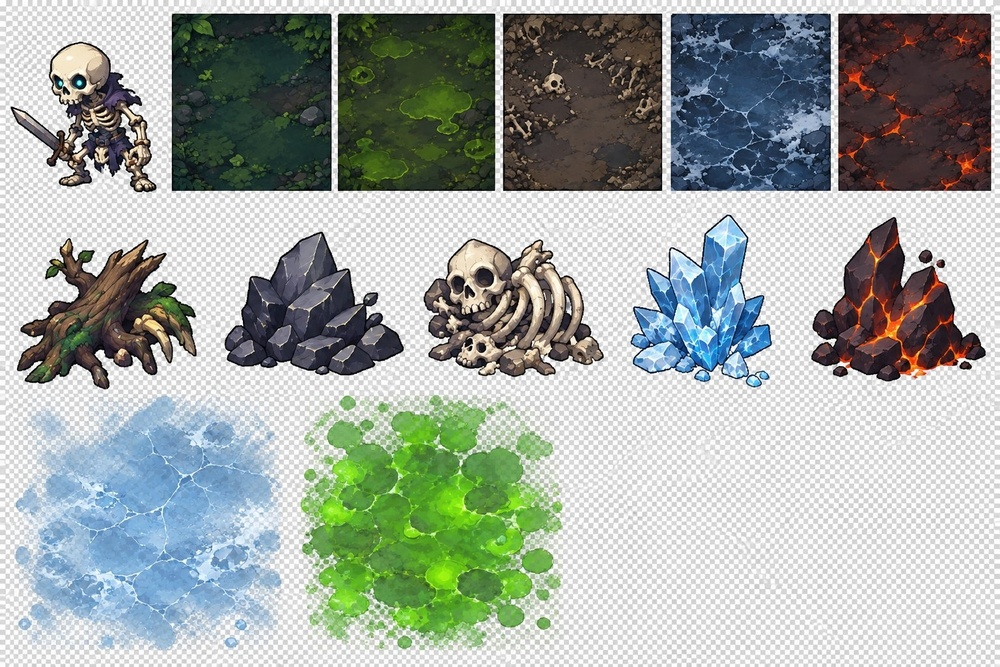
#> input picture assets/source/scene.jpg, 1000 x 667 px, shrunk from 1536 x 1024 before the run
$ python split_scene.py
#> lines starting #> are read from the running program, lines starting #| are printed output that depends on the picture; after the words box and inside, x2 and y2 are one past the last pixel; in counts of white or black regions, pixels touching at a corner belong together
#> in main, img is the input picture: PIL image 1000x667 RGB; mean R, G, B 160.8, 168.4, 162.9
# -*- coding: utf-8 -*-
"""场景素材自动分割：棋盘格背景转透明 → 按版面语义命名输出 PNG。

用法：python scripts/split_scene.py [源图路径]
源图默认 assets/source/scene.jpg。
版面：第 1 行 = 骷髅 + 5 张地面；第 2 行 = 5 个障碍物；第 3 行 = 冰面/毒池。
"""
import os
import sys
from collections import deque

import numpy as np
from PIL import Image, ImageFilter

ROOT = os.path.dirname(os.path.dirname(os.path.abspath(__file__)))
SRC = os.path.join(ROOT, 'assets', 'source', 'scene.jpg')
CLIPBOARD = r'C:\Users\lfy10\.workbuddy\clipboard-images\clipboard-2026-11-27T01-59-07-173Z-eb125903.jpg'
PAD = 3


def bands(values, threshold, merge_gap=6):
    """一维投影非背景带，间隔小于 merge_gap 的相邻带合并。"""
    on = values > threshold
    raw = []
    start = None
    for i, v in enumerate(on):
        if v and start is None:
            start = i
        if not v and start is not None:
            raw.append([start, i - 1])
            start = None
    if start is not None:
        raw.append([start, len(on) - 1])
    merged = []
    for b in raw:
        if merged and b[0] - merged[-1][1] <= merge_gap:
            merged[-1][1] = b[1]
        else:
            merged.append(b)
    return merged


def crop_boxes(img):
    a = np.array(img.convert('RGB')).astype(int)
    mx, mn = a.max(2), a.min(2)
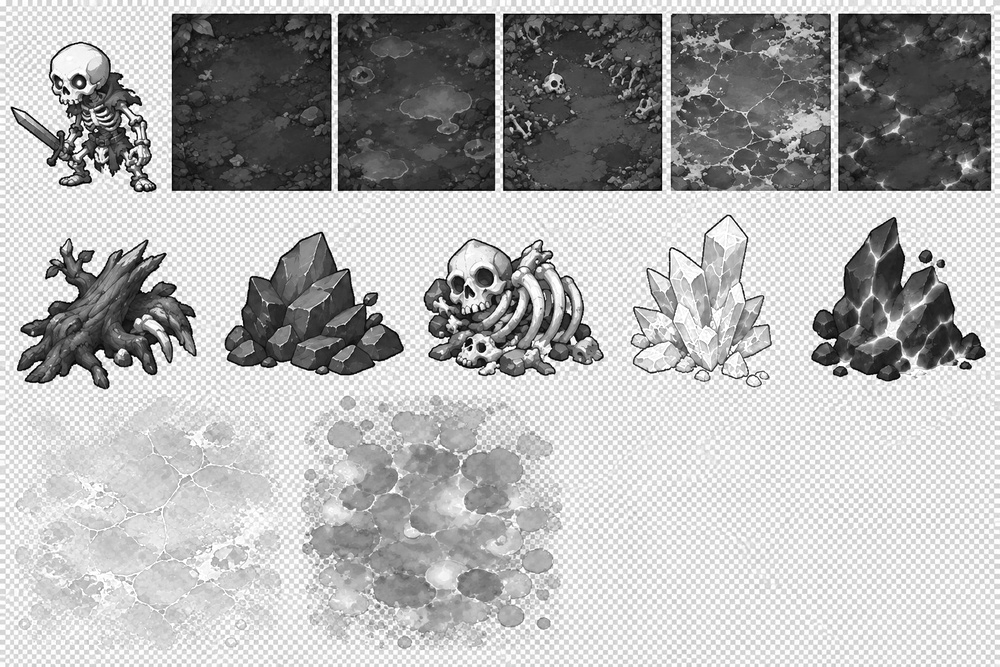
#> mx: shape (667, 1000) int64; min 0, max 255, mean 176.4
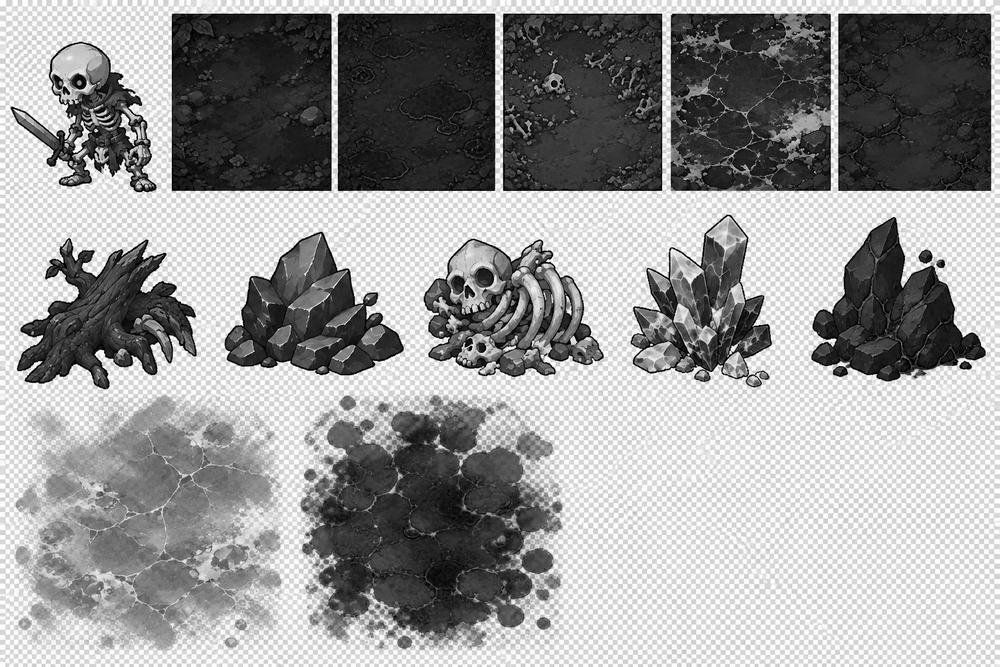
#> mn: shape (667, 1000) int64; min 0, max 255, mean 152.8
    art = ~((mx - mn < 12) & (a.mean(2) > 195))
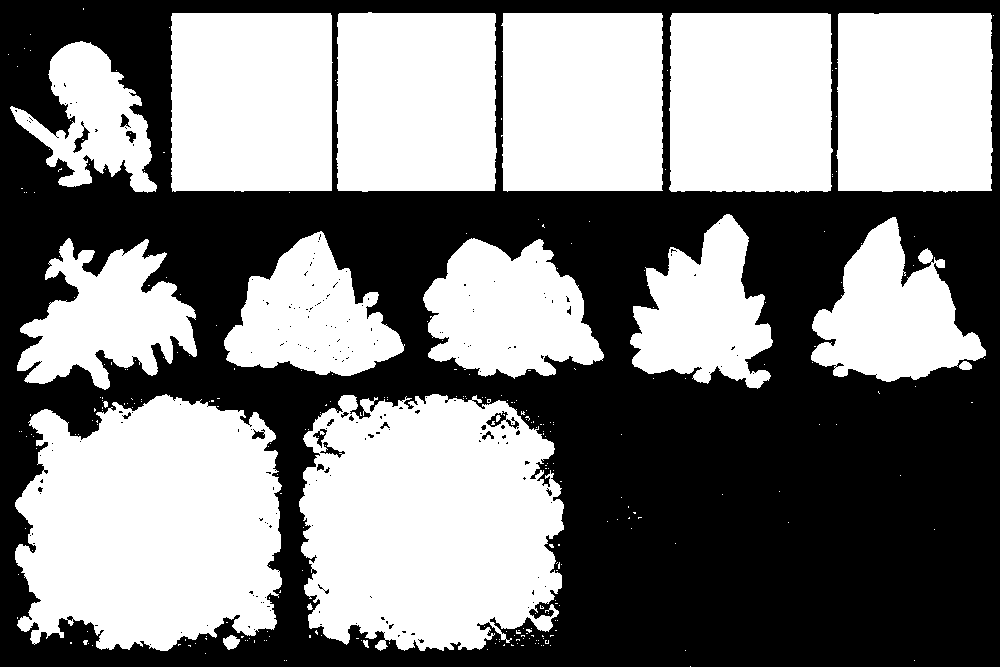
#> art: shape (667, 1000) bool; 51.3% white; 197 black regions (180 under 20 px), largest, box (x1, y1, x2, y2) and area: (0, 0, 1000, 667) 322971, (486, 411, 519, 429) 198, (73, 121, 90, 153) 165
    rows = bands(art.sum(1), 80)
#> the loop in bands, `for i, v in enumerate(on):` made 667 passes
#> v on passes 1 to 12: False, False, False, False, False, False, False, False, False, False, False, False
#> after the loop in bands, `for i, v in enumerate(on):`: raw = [[13, 191], [233, 380], [398, 648]]
#> the loop in bands, `for b in raw:` made 3 passes
#> rows = [[13, 191], [233, 380], [398, 648]]
    if len(rows) != 3:
        raise SystemExit('检出 %d 行，预期 3 行' % len(rows))
    result = []
    counts = [6, 5, 2]
    for (y0, y1), n in zip(rows, counts):
        cols = bands(art[y0:y1 + 1].sum(0), 15)
        if len(cols) != n:
            raise SystemExit('行 %d-%d 检出 %d 块，预期 %d 块' % (y0, y1, len(cols), n))
        result.append([(x0, y0, x1, y1) for x0, x1 in cols])
#> this loop made 1 pass
#> (y0, y1, n, cols) on pass 1: (13, 191, 6, [[17, 150], [171, 495], [503, 662], [670, 831], [838, 991]])
#> after the loop, result = []
    return result


# [51 lines left out: functions pad_box, checker_alpha, soft_zone, not called in this run]


def main():
    src = sys.argv[1] if len(sys.argv) > 1 else SRC
    if not os.path.exists(src):
        if not os.path.exists(CLIPBOARD):
            raise SystemExit('找不到源图: ' + src)
        os.makedirs(os.path.dirname(SRC), exist_ok=True)
        Image.open(CLIPBOARD).convert('RGB').save(SRC, quality=95)
        print('已复制源图到', SRC)
    img = Image.open(src).convert('RGB')
    rows = crop_boxes(img)

    jobs = []
    jobs.append((rows[0][0], 'characters/skeleton', True, True))
    for box, name in zip(rows[0][1:], ['forest', 'swamp', 'bone', 'ice', 'lava']):
        jobs.append((box, 'tiles/' + name, False, False))
    for box, name in zip(rows[1], ['root', 'stone', 'bone', 'ice', 'lava']):
        jobs.append((box, 'obstacles/' + name, True, True))
    for box, name in zip(rows[2], ['ice', 'poison']):
        jobs.append((box, 'zones/' + name, True, False))

    for box, name, transparent, flood in jobs:
        crop = img.crop(pad_box(box, img))
        if name.startswith('zones/'):
            piece = soft_zone(crop)
        elif transparent:
            piece = checker_alpha(crop, flood=flood)
        else:
            piece = crop
        folder, file_name = name.split('/')
        path = os.path.join(ROOT, 'assets', folder, file_name + '.png')
        os.makedirs(os.path.dirname(path), exist_ok=True)
        piece.save(path, optimize=True)
        print('%-22s %4dx%-4d %s' % (name, piece.width, piece.height, path))


if __name__ == '__main__':
#> (the run stopped early here; a loop or call above may not have finished)
